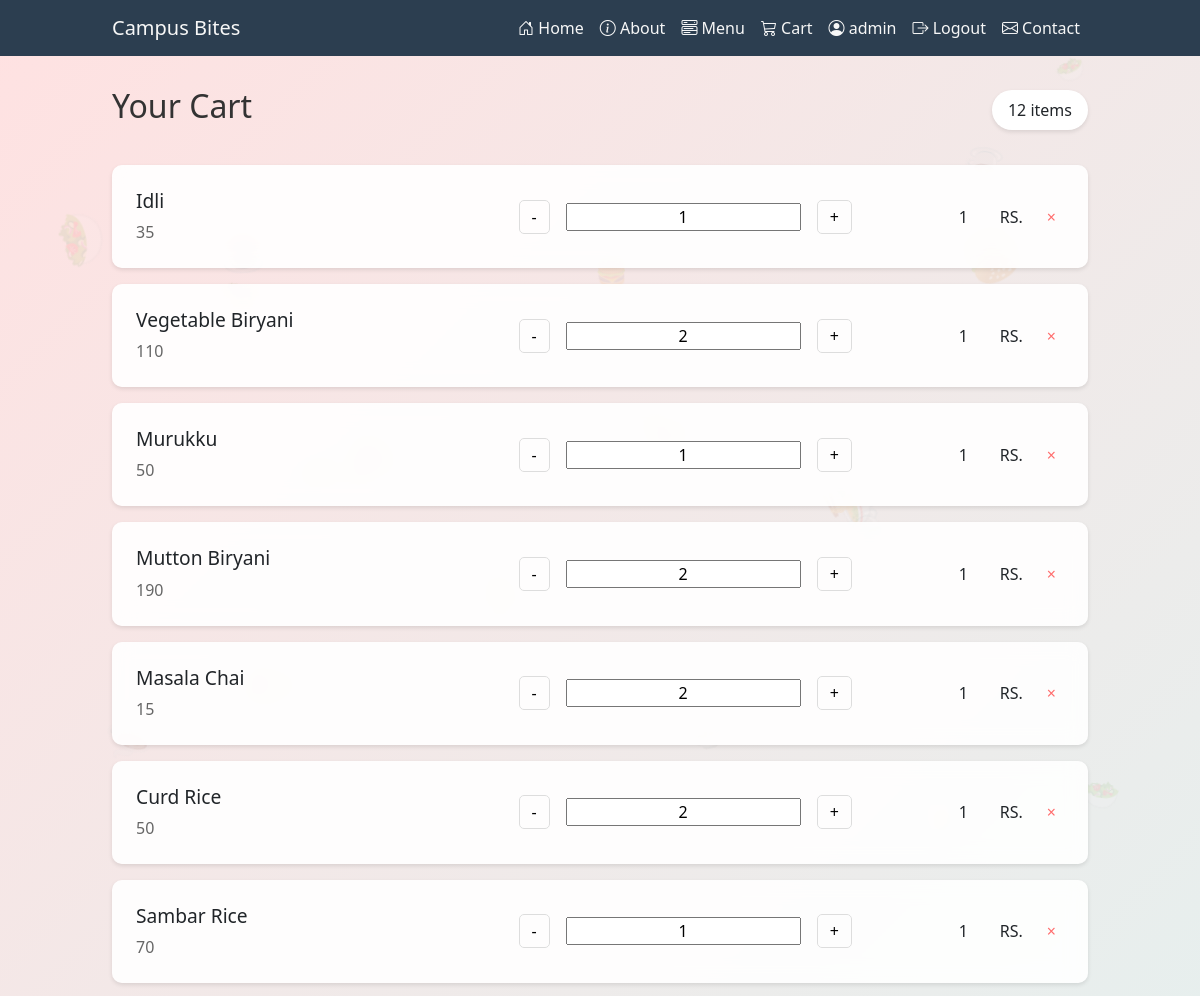
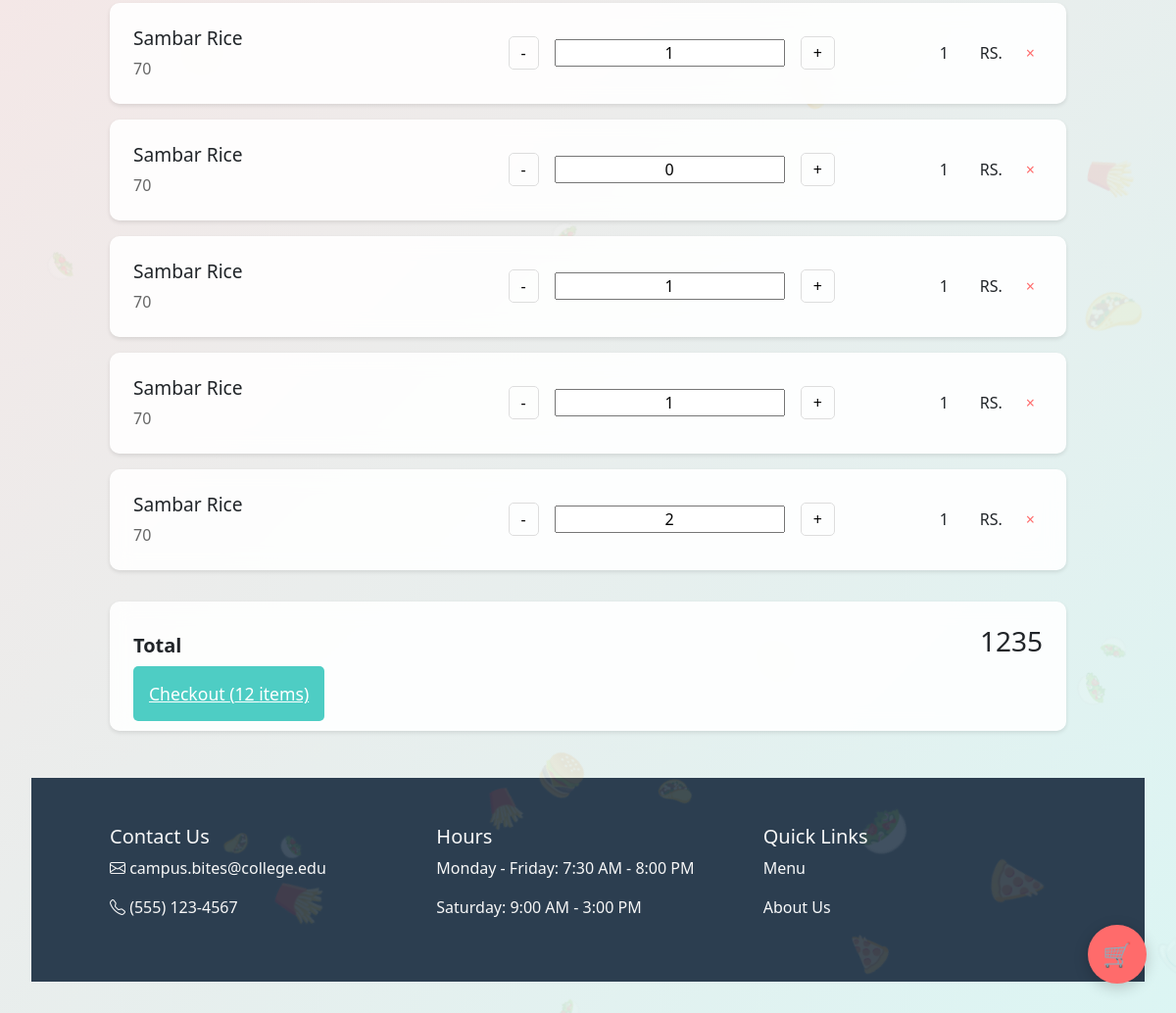
Screenshot of /menu/cart (signed in) with the database file from the repository (2 pictures, top to bottom).
### Menu/models.py (models this page shows, shortened)
class Cart(models.Model):
    product = models.ForeignKey(Product,on_delete=models.CASCADE)
    user = models.ForeignKey(User,on_delete=models.CASCADE)
    quantity = models.IntegerField()
    amount = models.IntegerField()
    status = models.BooleanField(default=False)
    created_at = models.DateTimeField(auto_now_add=True)

class Product(models.Model):
    name = models.CharField(max_length=25)
    description = models.TextField()
    quantity = models.IntegerField()
    label = models.CharField(max_length=25,null=True,blank=True)
    trending = models.BooleanField(default=False)
    img = models.ImageField(upload_to=getFileName,null=True)
    actuall_price = models.IntegerField()
    discount_price = models.IntegerField()
    created_at = models.DateTimeField(auto_now_add=True)
    modified_at = models.DateTimeField(auto_now=True)
    catagory = models.ForeignKey(Catagory,on_delete=models.CASCADE)
    nutritionalinfo = models.ForeignKey(NutritionalInfo,on_delete=models.CASCADE)

### Menu/views.py (the view)
# urls.py: path("cart",views.cart,name='cart'),
def cart(request):
    print(request.user)
    cart = Cart.objects.filter(user=request.user.id)
    total = 0
    count= 0
    for data in cart:
        count+=1
        total+=data.product.discount_price*data.quantity
    print(total)
    return render(request,'cart.html',{"items":cart,"total":total,"count":count})

### Menu/templates/cart.html (shortened to what this page needs)
{% extends "includes/base.html" %}
{% load static %}
{% block css %}
<link rel="stylesheet" href={% static "css/cart.css" %}>
{% endblock %}
{% block content %}
<div class="floating-items" id="floatingItems"></div>
    <div class="container">
        <div class="header">
            <h1>Your Cart</h1>
            <div class="cart-count">
                <span id="itemCount">{{count}} items</span>
            </div>
        </div>
        <div class="cart-items" id="cartItems">
             {% for item in items %}
            <div class="cart-item" data-id="1">
                <div class="item-details">
                    <h3>{{item.product.name}}</h3>
                    <div class="item-price" id="price{{item.id}}">{{item.product.discount_price}}</div>
                </div>
                <div class="quantity-controls">
                    <button class="quantity-btn minus" onclick="updateQuantity({{item.id}}, -1)">-</button>
                    <input class="quantity" id="item{{item.id}}" value="{{item.quantity}}" readonly></span>
                    <button class="quantity-btn plus" onclick="updateQuantity({{item.id}}, 1)">+</button>
                    <div class="subtotal" id="sub{{item.id}}">{{item.amount}}</div><span> RS.</span>
                    <button class="remove-btn" onclick="removeItem({{item.id}})">×</button>
                </div>
            </div>
            {% endfor %}
        </div>
        <div class="cart-summary">
            <div class="total">
                <span>Total</span>
                <h3 id="totalAmount">{{total}}</h3>
            </div>
            <a class="checkout-btn" id="checkoutBtn" href="{% url "Menu:payment" %}">
                Checkout ({{count}} items)
            </a>
        </div>
    </div>
{% endblock %}

### Home/templates/includes/base.html (shortened to what this page needs)
{% load static %}
<!DOCTYPE html>
<html lang="en">
<head>
    <link href="https://cdnjs.cloudflare.com/ajax/libs/bootstrap/5.3.2/css/bootstrap.min.css" rel="stylesheet">
    <link href="https://cdnjs.cloudflare.com/ajax/libs/bootstrap-icons/1.11.1/font/bootstrap-icons.min.css" rel="stylesheet">
    <link rel="stylesheet" href={% static 'css/header.css' %}>
    <link rel="stylesheet" href={% static 'css/footer.css' %}>
    {% block css%}
    {% endblock %}
</head>
<body>
{% include "includes/header.html" %}
{% block content %}
{% endblock%}
<div class="floating-cart"><a href="{% url "Menu:cart" %}" style="text-decoration:none">🛒</a></div>
{% include "includes/footer.html" %}
</body>
</html>

### Home/templates/includes/header.html (shortened to what this page needs)
<nav class="navbar navbar-expand-lg navbar-dark fixed-top">
    <div class="container">
        <a class="navbar-brand" href="#">Campus Bites</a>
        <div class="collapse navbar-collapse" id="navbarNav">
            <ul class="navbar-nav ms-auto">
                <li class="nav-item">
                    <a class="nav-link" href={% url "Home:index"%}><i class="bi bi-house-door"></i> Home</a>
                </li>
                <li class="nav-item">
                    <a class="nav-link active" href={% url "Home:about" %}><i class="bi bi-info-circle"></i> About</a>
                </li>
                <li class="nav-item">
                    <a class="nav-link" href={% url "Menu:index" %}><i class="bi bi-menu-button-wide"></i> Menu</a>
                </li>
                {% if request.user.is_authenticated %}
                <li class="nav-item">
                    <a class="nav-link" href="{% url "Menu:cart" %}"><i class="bi bi-cart3"></i> Cart</a>
                </li>
                <li class="nav-item">
                    <a class="nav-link active" href="{%  url "Home:profile" %}"><i class="bi bi-person-circle"></i> {{user.username}}</a>
                </li>
                <li class="nav-item">
                    <a class="nav-link active" href="{% url "Home:logout" %}"><i class="bi bi-box-arrow-right"></i> Logout</a>
                </li>
                {% endif %}
                    <li class="nav-item">
                        <a class="nav-link active" href={% url "Home:contact" %}><i class="bi bi-envelope"></i> Contact</a>
                    </li>
            </ul>
        </div>
    </div>
</nav>

### Home/templates/includes/footer.html
<footer class="footer mt-5 py-5">
    <div class="container">
        <div class="row">
            <div class="col-md-4">
                <h5>Contact Us</h5>
                <p><i class="bi bi-envelope"></i> campus.bites@college.edu</p>
                <p><i class="bi bi-telephone"></i> (555) 123-4567</p>
            </div>
            <div class="col-md-4">
                <h5>Hours</h5>
                <p>Monday - Friday: 7:30 AM - 8:00 PM</p>
                <p>Saturday: 9:00 AM - 3:00 PM</p>
            </div>
            <div class="col-md-4">
                <h5>Quick Links</h5>
                <p><a href="#" class="text-light text-decoration-none">Menu</a></p>
                <p><a href="#" class="text-light text-decoration-none">About Us</a></p>
            </div>
        </div>
    </div>
</footer>

### static/css/header.css (style rules this page uses)
* { margin: 0; padding: 0; box-sizing: border-box; font-family: 'Segoe UI', Tahoma, Geneva, Verdana, sans-serif; }
:root { --primary: #ff6b6b; --secondary: #4ecdc4; --dark: #2c3e50; --light: #f7f7f7; }
.navbar { background-color: var(--dark) !important; }
.navbar-brand, .nav-link { color: var(--light) !important; }

### static/css/footer.css (style rules this page uses)
:root { --dark: #2c3e50; --light: #f7f7f7; }
.footer { background-color: var(--dark); color: var(--light); }

### static/css/cart.css (style rules this page uses)
body { min-height: 100vh; background: linear-gradient(135deg, #ff6b6b33, #4ecdc433); padding: 2rem; }
.container { max-width: 1000px; margin: 0 auto; position: relative; z-index: 1; }
.floating-items { position: fixed; top: 0; left: 0; width: 100%; height: 100%; pointer-events: none; z-index: 0; }
.header { display: flex; justify-content: space-between; align-items: center; margin-bottom: 2rem; margin-top: 55px; }
.header h1 { font-size: 2rem; color: #333; }
.cart-count { background: white; padding: 0.5rem 1rem; border-radius: 20px; box-shadow: 0 2px 4px rgba(0,0,0,0.1); }
.cart-items { display: flex; flex-direction: column; gap: 1rem; }
.cart-item { background: rgba(255, 255, 255, 0.9); backdrop-filter: blur(10px); padding: 1.5rem; border-radius: 10px; box-shadow: 0 2px 4px rgba(0,0,0,0.1); display: flex; justify-content: space-between; align-items: center; }
.item-details h3 { font-size: 1.2rem; margin-bottom: 0.5rem; }
.item-price { color: #666; }
.quantity-controls { display: flex; align-items: center; gap: 1rem; }
.quantity-btn { background: none; border: 1px solid #ddd; padding: 0.25rem 0.75rem; border-radius: 5px; cursor: pointer; transition: background 0.3s; }
.quantity { min-width: 40px; text-align: center; }
.remove-btn { background: none; border: none; color: #ff6b6b; cursor: pointer; padding: 0.5rem; }
.cart-summary { margin-top: 2rem; background: rgba(255, 255, 255, 0.9); backdrop-filter: blur(10px); padding: 1.5rem; border-radius: 10px; box-shadow: 0 2px 4px rgba(0,0,0,0.1); }
.total { display: flex; justify-content: space-between; align-items: center; margin-bottom: 1rem; font-size: 1.25rem; font-weight: bold; }
.checkout-btn { width: 100%; padding: 1rem; background: #4ecdc4; color: white; border: none; border-radius: 5px; font-size: 1.1rem; cursor: pointer; transition: background 0.3s; }
.subtotal { min-width: 100px; text-align: right; margin-right: 1rem; }

### Home/templates/includes/base.html (style rules this page uses)
.floating-cart { position: fixed; bottom: 30px; right: 30px; background: var(--primary); color: white; width: 60px; height: 60px; border-radius: 50%; display: flex; align-items: center; justify-content: center; font-size: 24px; cursor: pointer; box-shadow: 0 4px 15px rgba(0,0,0,0.2); z-index: 1000; animation: cartAnimation 4s infinite; }
.floating-cart::before { content: "🎁"; position: absolute; font-size: 20px; opacity: 0; animation: productBounce 4s infinite; }
.floating-cart::after { content: "📦"; position: absolute; font-size: 20px; opacity: 0; animation: productBounce 4s infinite 1s; }

### rows the page displays
Cart: product.name "Idli", product.discount_price "35", id "1", amount "1"
Cart: product.name "Vegetable Biryani", product.discount_price "110", id "2", amount "1"
Cart: product.name "Murukku", product.discount_price "50", quantity "1", amount "1"
Cart: product.name "Mutton Biryani", product.discount_price "190", quantity "2", amount "1"
Cart: product.name "Masala Chai", product.discount_price "15", quantity "2", amount "1"
Cart: product.name "Curd Rice", product.discount_price "50", quantity "2", amount "1"
Cart: product.name "Sambar Rice", product.discount_price "70", quantity "1", amount "1"
Cart: product.name "Sambar Rice", product.discount_price "70", quantity "1", amount "1"
Cart: product.name "Sambar Rice", product.discount_price "70", quantity "0", amount "1"
Cart: product.name "Sambar Rice", product.discount_price "70", quantity "1", amount "1"
Cart: product.name "Sambar Rice", product.discount_price "70", quantity "1", amount "1"
Cart: product.name "Sambar Rice", product.discount_price "70", quantity "2", amount "1"

### other values shown
{{ user.username }} "admin"
{{ count }} "12"
{{ total }} "1235"
